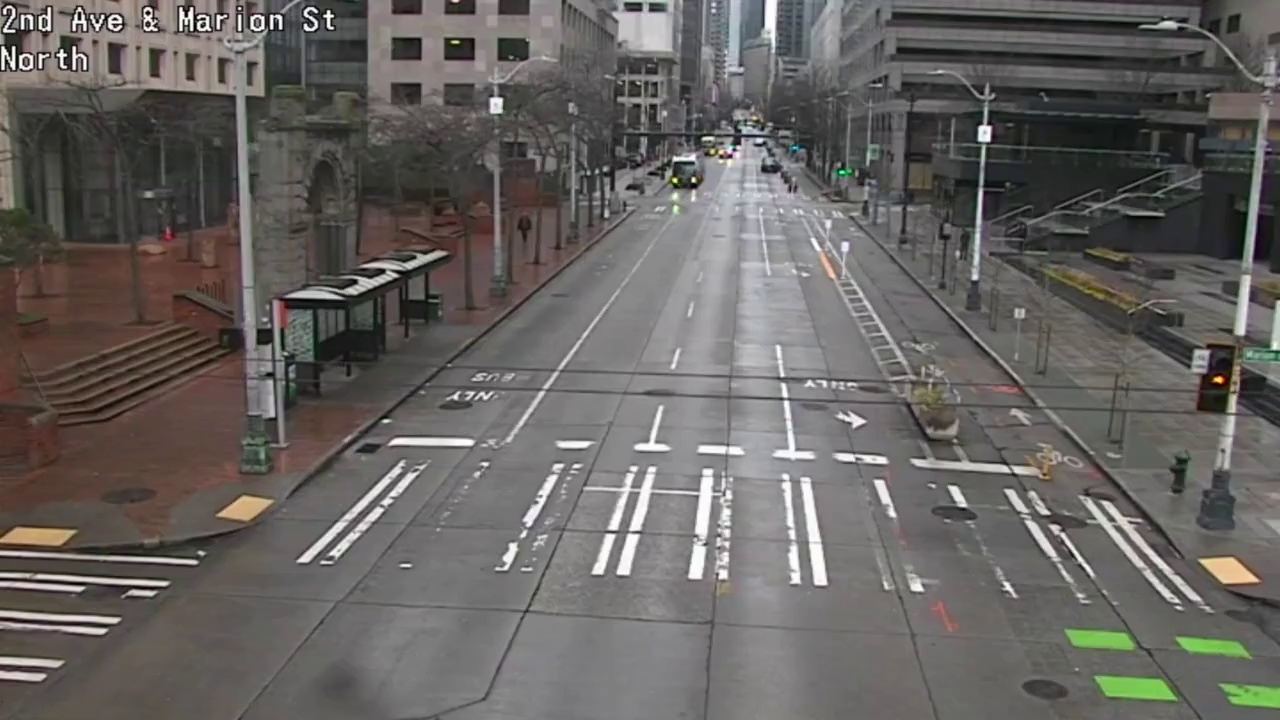
#> input picture documents/imgs/seattle1.jpg, 1280 x 720 px
$ python -i laneDetector.py   (imports and definitions only)
#> lines starting #> are read from the running program, lines starting #| are printed output that depends on the picture; after the words box and inside, x2 and y2 are one past the last pixel; in counts of white or black regions, pixels touching at a corner belong together
import cv2
import numpy as np
from .carMasking import TraditionalForegroundExtractor
from .imgFeatureUtils import *

# [78 lines left out: functions getRoadMap, removeAdjacent, getRoad, getRoadEdges, nietoFiltering, not called in this run]

def otsuBinarize(img):
    blur = cv2.GaussianBlur(img, (5,5), 0)
    hist = cv2.calcHist([blur], [0], None, [256], [0,256])
    hist_norm = hist.ravel()/hist.max()
    Q = hist_norm.cumsum()

    bins = np.arange(256)

    fn_min = np.inf
    thresh = -1

    for i in range(1,256):
        p1,p2 = np.hsplit(hist_norm,[i]) # probabilities
        q1,q2 = Q[i],Q[255]-Q[i] # cum sum of classes
        b1,b2 = np.hsplit(bins,[i]) # weights

        # finding means and variances
        m1,m2 = np.sum(p1*b1)/q1, np.sum(p2*b2)/q2
        v1,v2 = np.sum(((b1-m1)**2)*p1)/q1,np.sum(((b2-m2)**2)*p2)/q2

        # calculates the minimization function
        fn = v1*q1 + v2*q2
        if fn < fn_min:
            fn_min = fn
            thresh = i
    # find otsu's threshold value with OpenCV function
    ret, otsu = cv2.threshold(blur,0,255,cv2.THRESH_BINARY+cv2.THRESH_OTSU)
    return ret, otsu


##################################################
# CONNECTED COMPONENTS UTILITIES #################
##################################################


# [53 lines left out: functions imshow_components, Nmaxelements, get_n_greatest_labels, preserve_n_greatest_image, delete_n_greatest_image, not called in this run]

def get_n_preserve_n_labels(label_map,limit):
  max_list = get_n_greatest_labels(label_map,limit)
  return preserve_n_greatest_image(label_map,max_list)

def get_n_delete_n_labels(label_map, limit):
    max_list = get_n_greatest_labels(label_map,limit)
    return delete_n_greatest_image(label_map, max_list)

>>> import cv2
>>> picture = cv2.imread('../documents/imgs/seattle1.jpg', cv2.IMREAD_GRAYSCALE)
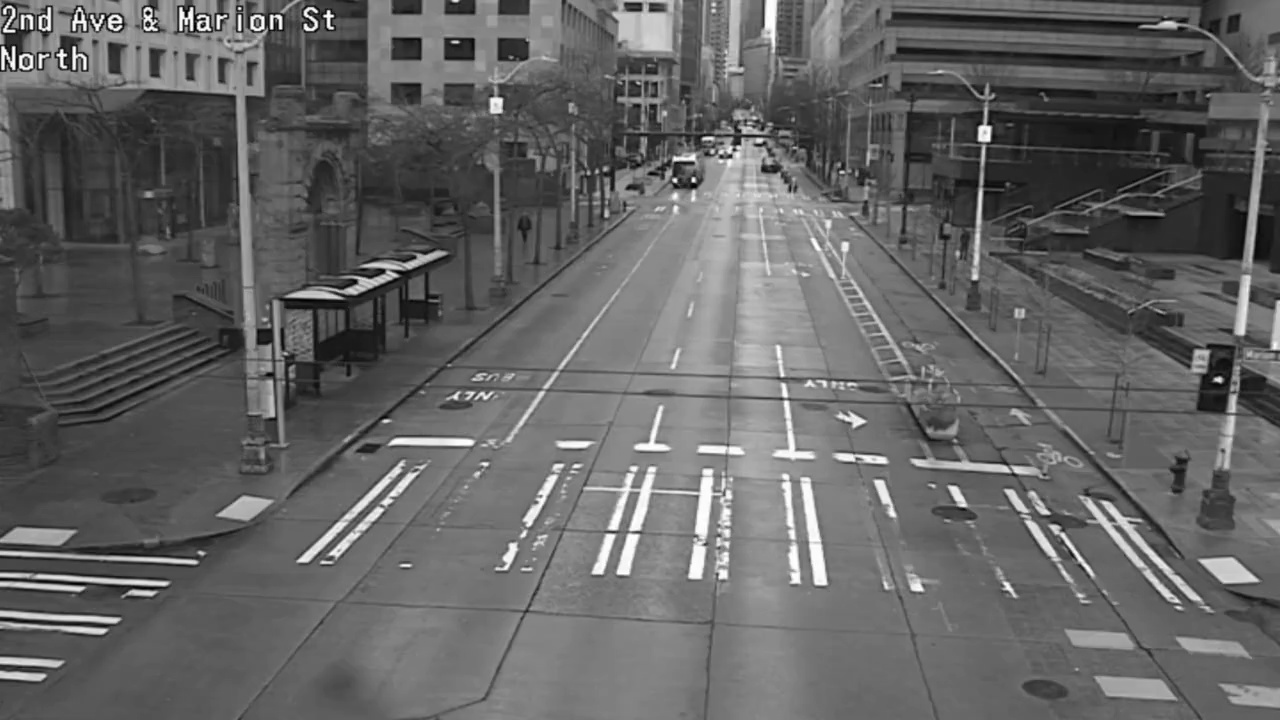
#> picture: shape (720, 1280); min 0, max 255, mean 99.6
>>> result = otsuBinarize(picture)
#> in otsuBinarize, `hist = cv2.calcHist([blur], [0], None, [256], [0,256])`: hist = 256 values, max 13072 at index 103, min 0 at index 0, mean 3600
#> in otsuBinarize, `hist_norm = hist.ravel()/hist.max()`: hist_norm = 256 values, max 1 at index 103, min 0 at index 0, mean 0.275
#> in otsuBinarize, `Q = hist_norm.cumsum()`: Q = 256 values from 0 to 70.5
#> the loop in otsuBinarize, `for i in range(1,256):` made 255 passes
#> (p1, q1, q2, m1, m2, v1, v2, fn) on passes 8 to 11: ([0, 0, 0, 0, 0, 0, 0, 0], 7.65e-05, 70.5, 0, 99.56, 0, 1444.4, 101831.4), ([0, 0, 0, 0, 0, 0, 0, 0, 7.65e-05], 0.000153, 70.5, 4, 99.56, 8, 1444.4, 101830.7), ([0, 0, 0, 0, 0, 0, 0, 0, 7.65e-05, 7.65e-05], 0.000229, 70.5, 5.67, 99.56, 5.52, 1444.4, 101830.1), ([0, 0, 0, 0, 0, 0, 0, 0, 7.65e-05, 7.65e-05, 7.65e-05], 0.000459, 70.5, 4.5, 99.56, 10.46, 1444.4, 101829.5)
#> (q1, q2, m1, m2, v1, v2, fn, fn_min) on passes 12 to 17: (0.00107, 70.5, 4.29, 99.56, 14.57, 1444.3, 101827.7, 101827.7), (0.00237, 70.5, 5.03, 99.56, 17.56, 1444.3, 101823, 101823), (0.00528, 70.5, 5.46, 99.56, 20.85, 1444.2, 101813.3, 101813.3), (0.0103, 70.49, 6.73, 99.57, 21.99, 1444, 101792.2, 101792.2), (0.0168, 70.49, 8.67, 99.58, 18.94, 1443.7, 101756.2, 101756.2), (0.0239, 70.48, 10.36, 99.59, 15.15, 1443.2, 101711.3, 101711.3)
#> in otsuBinarize, `ret, otsu = cv2.threshold(blur,0,255,cv2.THRESH_BINARY+cv2.THRESH_OTSU)`:
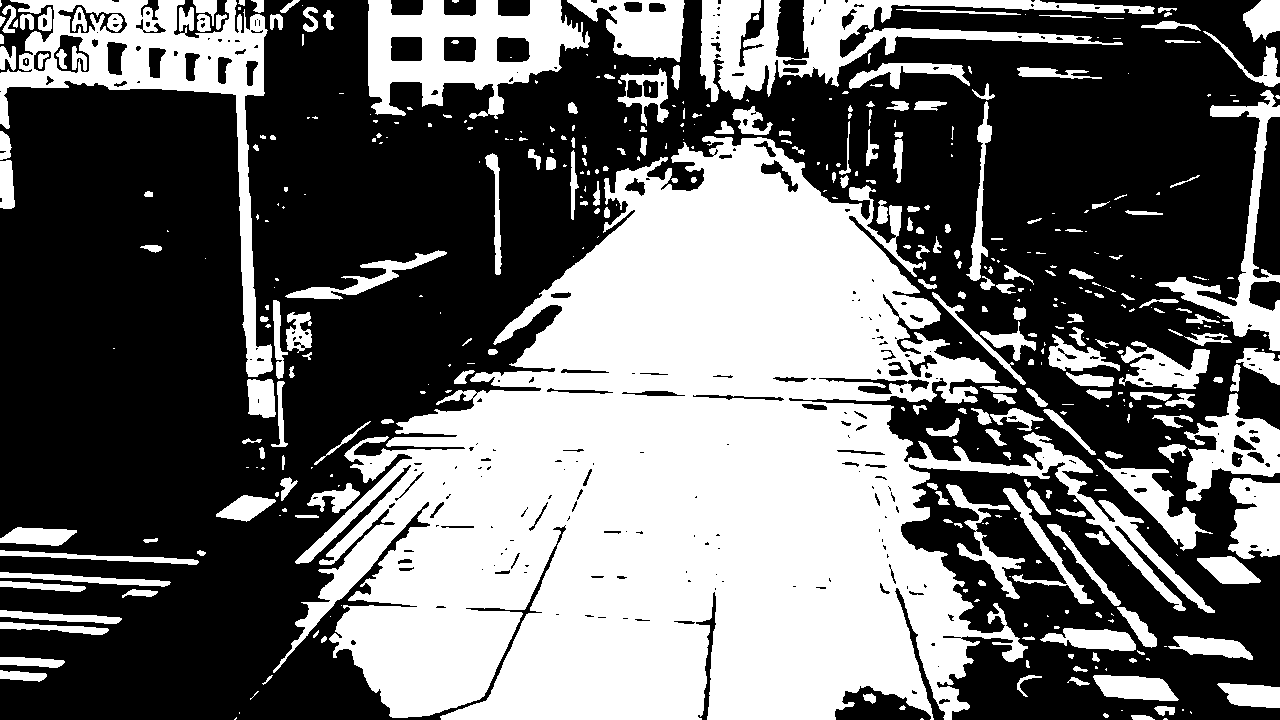
#> otsu: shape (720, 1280); 41.9% white; 451 white regions (214 under 20 px), largest, box (x1, y1, x2, y2) and area: (273, 136, 1215, 720) 262738, (0, 0, 273, 377) 18577, (700, 0, 1155, 102) 14599

$ run again, on documents/imgs/seattle10.jpg
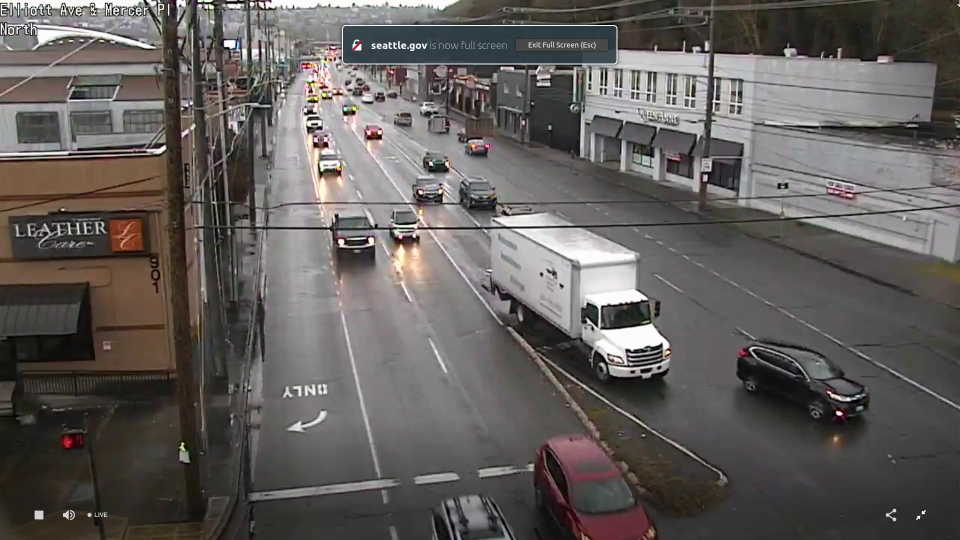
#> input picture documents/imgs/seattle10.jpg, 1920 x 1080 px (shown at 1/2 size)
#> `picture = cv2.imread('../documents/imgs/seattle1.jpg', cv2.IMREAD_GRAY..`:
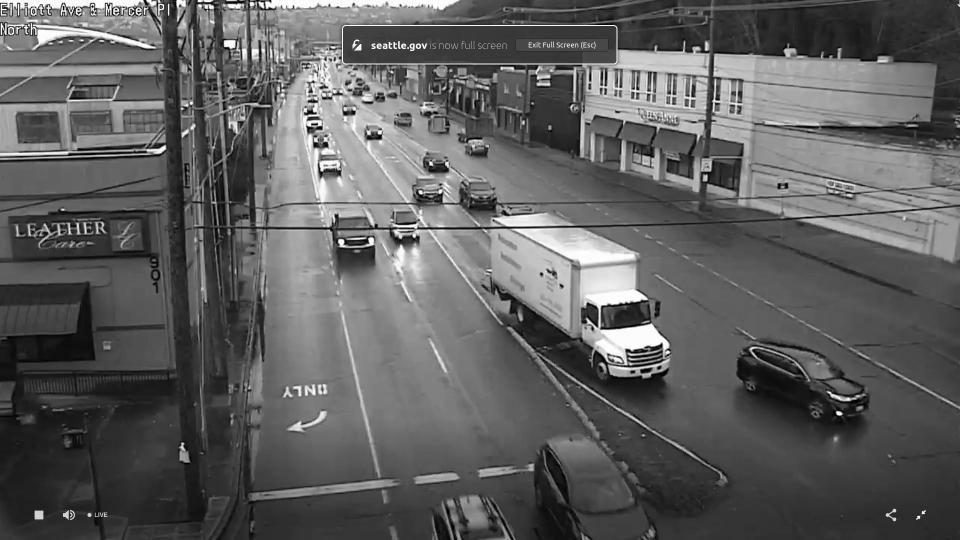
#> picture: shape (1080, 1920) (shown at 1/2 size); min 0, max 255, mean 94.9
#> hist = 256 values, max 24745 at index 52, min 0 at index 0, mean 8100
#> hist_norm = 256 values, max 1 at index 52, min 0 at index 0, mean 0.327
#> Q = 256 values from 0 to 83.8
#> the loop in otsuBinarize, `for i in range(1,256):` made 255 passes
#> (p1, q1, q2, m1, m2, v1, v2, fn) on passes 1 to 3: ([0], 0.000242, 83.8, 0, 94.87, 0, 2500, 209499.6), ([0, 0.000242], 0.00105, 83.8, 0.231, 94.87, 0.137, 2500, 209497.5), ([0, 0.000242, 0.000808], 0.00259, 83.8, 0.719, 94.87, 0.52, 2500, 209490.5)
#> in otsuBinarize, `ret, otsu = cv2.threshold(blur,0,255,cv2.THRESH_BINARY+cv2.THRESH_OTSU)`:
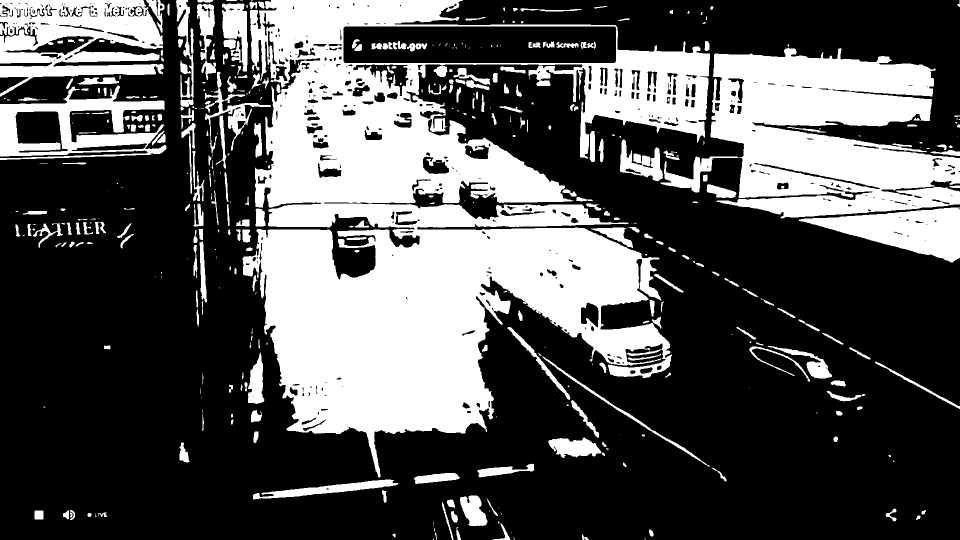
#> otsu: shape (1080, 1920) (shown at 1/2 size); 33.4% white; 453 white regions (179 under 20 px), largest, box (x1, y1, x2, y2) and area: (485, 0, 1420, 955) 420309, (1321, 95, 1920, 437) 118757, (0, 0, 328, 193) 36794

$ run again, on documents/imgs/seattle11.jpg
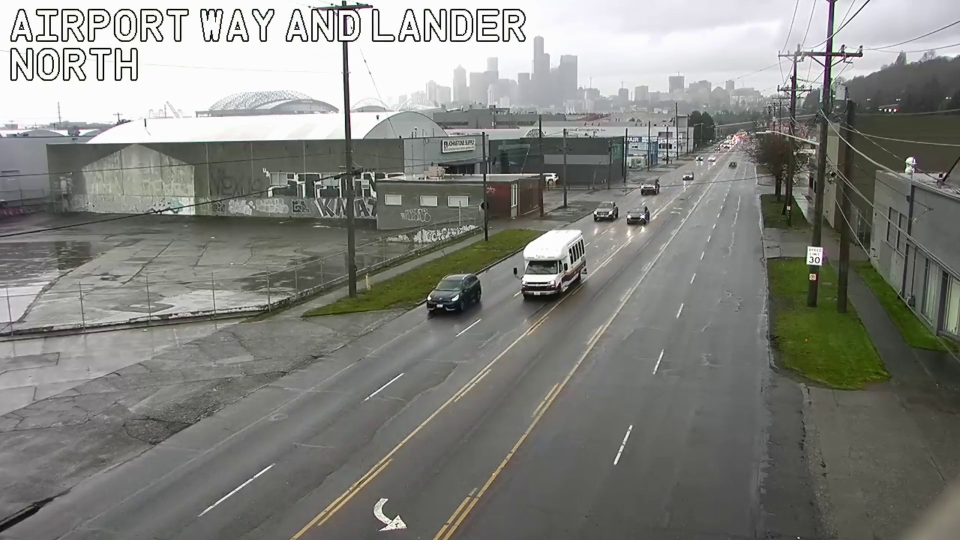
#> input picture documents/imgs/seattle11.jpg, 1920 x 1080 px (shown at 1/2 size)
#> `picture = cv2.imread('../documents/imgs/seattle1.jpg', cv2.IMREAD_GRAY..`:
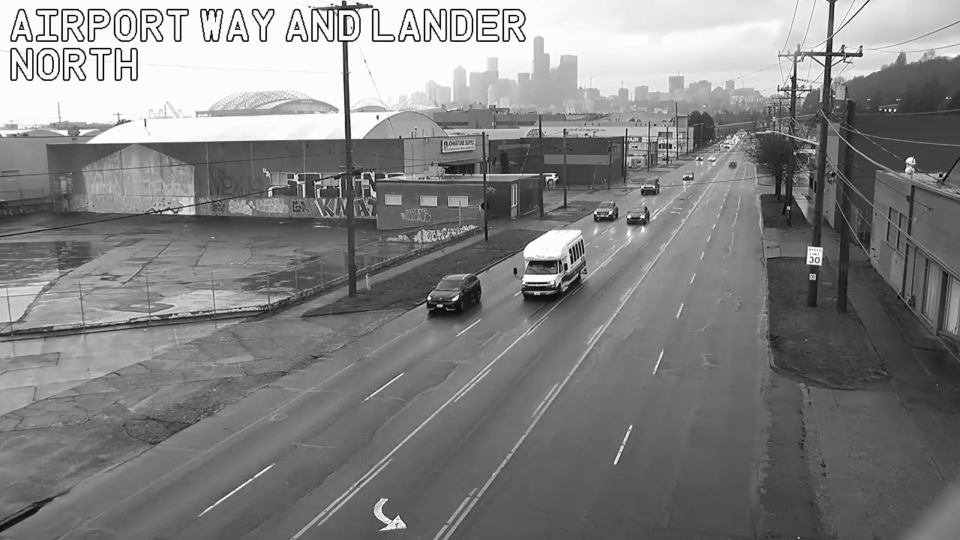
#> picture: shape (1080, 1920) (shown at 1/2 size); min 0, max 255, mean 130.3
#> hist = 256 values, max 129761 at index 252, min 0 at index 0, mean 8100
#> hist_norm = 256 values, max 1 at index 252, min 0 at index 0, mean 0.0624
#> Q = 256 values from 0 to 15.98
#> the loop in otsuBinarize, `for i in range(1,256):` made 255 passes
#> (p1, q1, q2, m1, m2, v1, v2, fn) on passes 8 to 11: ([0, 0, 0, 0, 0, 0, 0, 0], 7.71e-06, 15.98, 0, 130.3, 0, 3529.3, 56398.3), ([0, 0, 0, 0, 0, 0, 0, 0, 7.71e-06], 1.54e-05, 15.98, 4, 130.3, 8, 3529.3, 56398.2), ([0, 0, 0, 0, 0, 0, 0, 0, 7.71e-06, 7.71e-06], 3.85e-05, 15.98, 3.4, 130.3, 10.5, 3529.3, 56398.1), ([0, 0, 0, 0, 0, 0, 0, 0, 7.71e-06, 7.71e-06, 2.31e-05], 5.39e-05, 15.98, 6.71, 130.3, 5.61, 3529.3, 56397.8)
#> in otsuBinarize, `ret, otsu = cv2.threshold(blur,0,255,cv2.THRESH_BINARY+cv2.THRESH_OTSU)`:
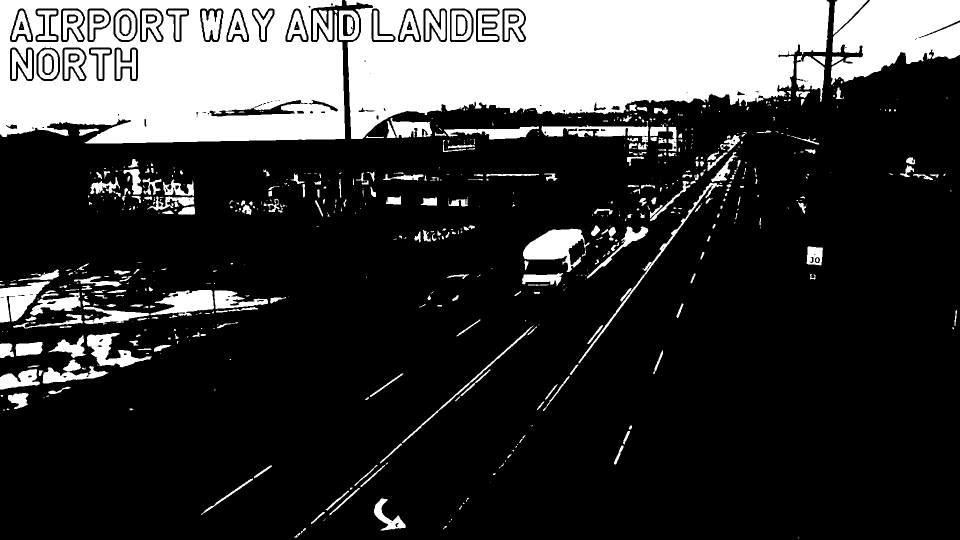
#> otsu: shape (1080, 1920) (shown at 1/2 size); 23.1% white; 699 white regions (372 under 20 px), largest, box (x1, y1, x2, y2) and area: (690, 0, 1659, 278) 182935, (0, 0, 690, 287) 147079, (1662, 0, 1920, 169) 29460

$ run again, on documents/imgs/seattle12.jpg
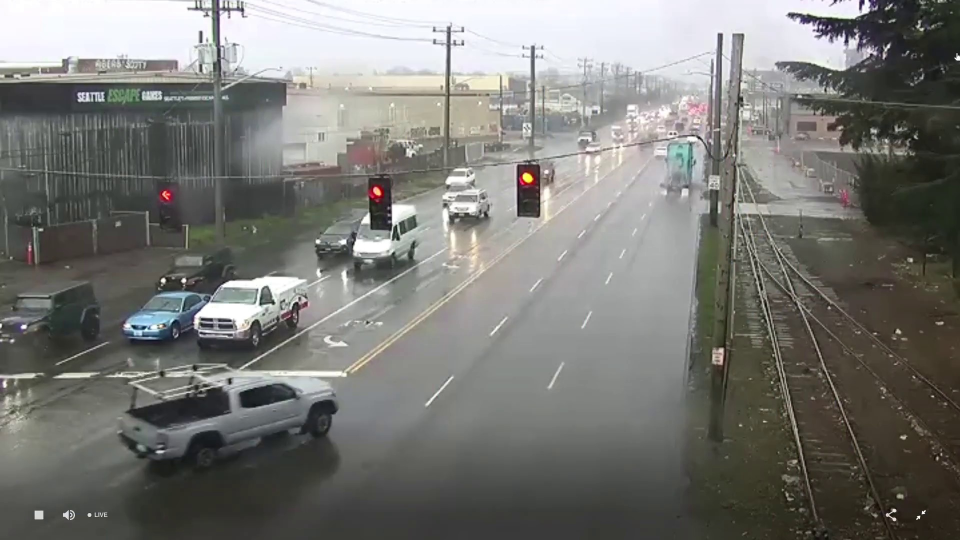
#> input picture documents/imgs/seattle12.jpg, 1920 x 1080 px (shown at 1/2 size)
#> hist = 256 values, max 30708 at index 58, min 0 at index 0, mean 8100
#> hist_norm = 256 values, max 1 at index 58, min 0 at index 0, mean 0.264
#> Q = 256 values from 0 to 67.53
#> the loop in otsuBinarize, `for i in range(1,256):` made 255 passes
#> (p1, q1, q2, m1, m2, v1, v2, fn) on passes 13 to 15: ([0, 0, 0, 0, 0, 0, 0, 0, 0, 0, 0, 0, 0], 3.26e-05, 67.53, 0, 120.1, 0, 4015.6, 271155.7), ([0, 0, 0, 0, 0, 0, 0, 0, 0, 0, 0, 0, 0, 3.26e-05], 0.000195, 67.53, 2.17, 120.1, 19.56, 4015.6, 271155.3), ([0, 0, 0, 0, 0, 0, 0, 0, 0, 0, 0, 0, 0, 3.26e-05, 0.000163], 0.000423, 67.53, 6.38, 120.1, 25.67, 4015.5, 271153.5)
#> in otsuBinarize, `ret, otsu = cv2.threshold(blur,0,255,cv2.THRESH_BINARY+cv2.THRESH_OTSU)`:
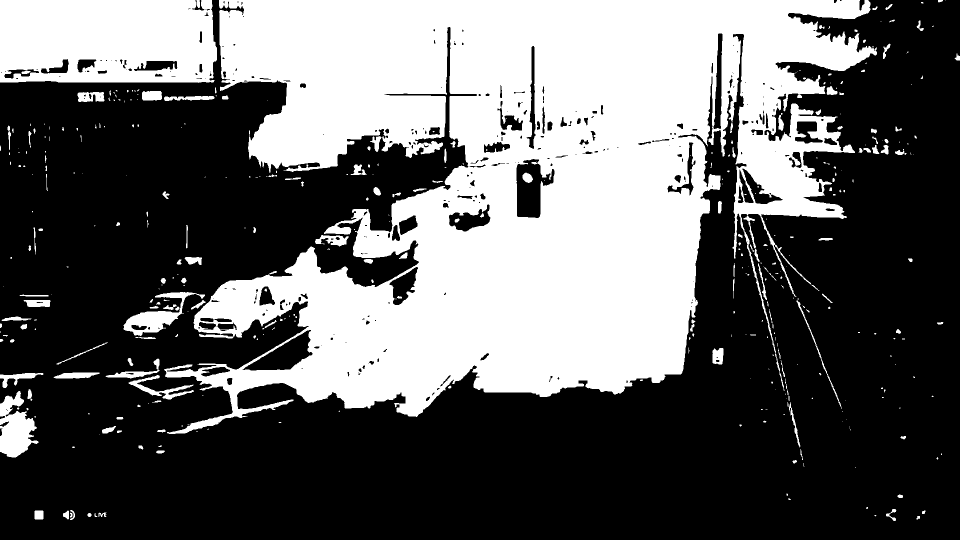
#> otsu: shape (1080, 1920) (shown at 1/2 size); 38.7% white; 403 white regions (237 under 20 px), largest, box (x1, y1, x2, y2) and area: (328, 0, 1754, 868) 702370, (0, 0, 434, 166) 66421, (0, 782, 77, 915) 6058
